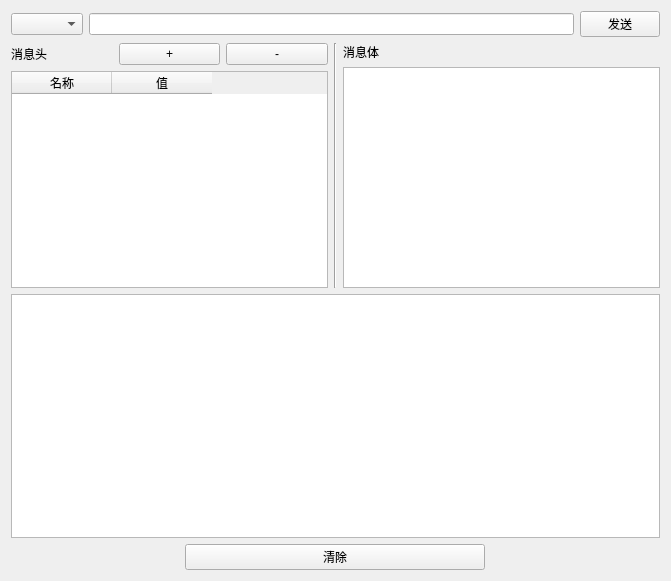
<?xml version="1.0" encoding="UTF-8"?>
<ui version="4.0">
 <class>HTTPClient</class>
 <widget class="QWidget" name="HTTPClient">
  <property name="geometry">
   <rect>
    <x>0</x>
    <y>0</y>
    <width>671</width>
    <height>581</height>
   </rect>
  </property>
  <property name="windowTitle">
   <string>HTTP接口测试器</string>
  </property>
  <layout class="QVBoxLayout" name="verticalLayout">
   <item>
    <layout class="QHBoxLayout" name="horizontalLayout">
     <item>
      <widget class="QComboBox" name="boxMethod"/>
     </item>
     <item>
      <widget class="QLineEdit" name="editUrl"/>
     </item>
     <item>
      <widget class="QPushButton" name="buttonSend">
       <property name="text">
        <string>发送</string>
       </property>
      </widget>
     </item>
    </layout>
   </item>
   <item>
    <layout class="QHBoxLayout" name="horizontalLayout_8">
     <item>
      <layout class="QVBoxLayout" name="verticalLayout_2">
       <item>
        <layout class="QHBoxLayout" name="horizontalLayout_9">
         <item>
          <widget class="QLabel" name="label">
           <property name="text">
            <string>消息头</string>
           </property>
          </widget>
         </item>
         <item>
          <widget class="QPushButton" name="buttonAddHeader">
           <property name="text">
            <string>+</string>
           </property>
          </widget>
         </item>
         <item>
          <widget class="QPushButton" name="buttonDelHeader">
           <property name="text">
            <string>-</string>
           </property>
          </widget>
         </item>
        </layout>
       </item>
       <item>
        <widget class="QTableWidget" name="headersTable">
         <property name="maximumSize">
          <size>
           <width>16777215</width>
           <height>16777215</height>
          </size>
         </property>
         <column>
          <property name="text">
           <string>名称</string>
          </property>
         </column>
         <column>
          <property name="text">
           <string>值</string>
          </property>
         </column>
        </widget>
       </item>
      </layout>
     </item>
     <item>
      <widget class="Line" name="line">
       <property name="orientation">
        <enum>Qt::Vertical</enum>
       </property>
      </widget>
     </item>
     <item>
      <layout class="QVBoxLayout" name="verticalLayout_3">
       <item>
        <layout class="QHBoxLayout" name="horizontalLayout_10">
         <item>
          <widget class="QLabel" name="label_2">
           <property name="sizeIncrement">
            <size>
             <width>100</width>
             <height>20</height>
            </size>
           </property>
           <property name="baseSize">
            <size>
             <width>20</width>
             <height>20</height>
            </size>
           </property>
           <property name="text">
            <string>消息体</string>
           </property>
          </widget>
         </item>
        </layout>
       </item>
       <item>
        <widget class="QTextEdit" name="editBody"/>
       </item>
      </layout>
     </item>
    </layout>
   </item>
   <item>
    <widget class="QTextEdit" name="outputWindow"/>
   </item>
   <item>
    <layout class="QHBoxLayout" name="horizontalLayout_11">
     <item>
      <widget class="QPushButton" name="buttonClearLog">
       <property name="maximumSize">
        <size>
         <width>300</width>
         <height>500</height>
        </size>
       </property>
       <property name="text">
        <string>清除</string>
       </property>
      </widget>
     </item>
    </layout>
   </item>
  </layout>
 </widget>
 <resources/>
 <connections/>
</ui>
